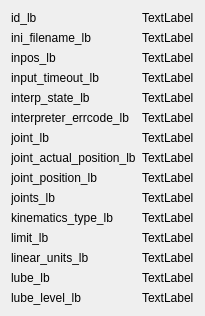
      <widget class="QWidget" name="tab_3">
       <attribute name="title">
        <string>3</string>
       </attribute>
       <layout class="QGridLayout" name="gridLayout_3">
        <item row="10" column="0">
         <widget class="QLabel" name="label_42">
          <property name="text">
           <string>kinematics_type_lb</string>
          </property>
         </widget>
        </item>
        <item row="11" column="0">
         <widget class="QLabel" name="label_43">
          <property name="text">
           <string>limit_lb</string>
          </property>
         </widget>
        </item>
        <item row="7" column="1">
         <widget class="QLabel" name="joint_actual_position_lb">
          <property name="text">
           <string>TextLabel</string>
          </property>
         </widget>
        </item>
        <item row="1" column="0">
         <widget class="QLabel" name="label_33">
          <property name="text">
           <string>ini_filename_lb</string>
          </property>
         </widget>
        </item>
        <item row="4" column="0">
         <widget class="QLabel" name="label_36">
          <property name="text">
           <string>interp_state_lb</string>
          </property>
         </widget>
        </item>
        <item row="13" column="1">
         <widget class="QLabel" name="lube_lb">
          <property name="text">
           <string>TextLabel</string>
          </property>
         </widget>
        </item>
        <item row="0" column="1">
         <widget class="QLabel" name="id_lb">
          <property name="text">
           <string>TextLabel</string>
          </property>
         </widget>
        </item>
        <item row="6" column="0">
         <widget class="QLabel" name="label_38">
          <property name="text">
           <string>joint_lb</string>
          </property>
         </widget>
        </item>
        <item row="2" column="1">
         <widget class="QLabel" name="inpos_lb">
          <property name="text">
           <string>TextLabel</string>
          </property>
         </widget>
        </item>
        <item row="9" column="0">
         <widget class="QLabel" name="label_41">
          <property name="text">
           <string>joints_lb</string>
          </property>
         </widget>
        </item>
        <item row="5" column="1">
         <widget class="QLabel" name="interpreter_errcode_lb">
          <property name="text">
           <string>TextLabel</string>
          </property>
         </widget>
        </item>
        <item row="6" column="1">
         <widget class="QLabel" name="joint_lb">
          <property name="text">
           <string>TextLabel</string>
          </property>
         </widget>
        </item>
        <item row="3" column="0">
         <widget class="QLabel" name="label_35">
          <property name="text">
           <string>input_timeout_lb</string>
          </property>
         </widget>
        </item>
        <item row="7" column="0">
         <widget class="QLabel" name="label_39">
          <property name="text">
           <string>joint_actual_position_lb</string>
          </property>
         </widget>
        </item>
        <item row="10" column="1">
         <widget class="QLabel" name="kinematics_type_lb">
          <property name="text">
           <string>TextLabel</string>
          </property>
         </widget>
        </item>
        <item row="11" column="1">
         <widget class="QLabel" name="limit_lb">
          <property name="text">
           <string>TextLabel</string>
          </property>
         </widget>
        </item>
        <item row="2" column="0">
         <widget class="QLabel" name="label_34">
          <property name="text">
           <string>inpos_lb</string>
          </property>
         </widget>
        </item>
        <item row="5" column="0">
         <widget class="QLabel" name="label_37">
          <property name="text">
           <string>interpreter_errcode_lb</string>
          </property>
         </widget>
        </item>
        <item row="4" column="1">
         <widget class="QLabel" name="interp_state_lb">
          <property name="text">
           <string>TextLabel</string>
          </property>
         </widget>
        </item>
        <item row="3" column="1">
         <widget class="QLabel" name="input_timeout_lb">
          <property name="text">
           <string>TextLabel</string>
          </property>
         </widget>
        </item>
        <item row="1" column="1">
         <widget class="QLabel" name="ini_filename_lb">
          <property name="text">
           <string>TextLabel</string>
          </property>
         </widget>
        </item>
        <item row="12" column="1">
         <widget class="QLabel" name="linear_units_lb">
          <property name="text">
           <string>TextLabel</string>
          </property>
         </widget>
        </item>
        <item row="12" column="0">
         <widget class="QLabel" name="label_44">
          <property name="text">
           <string>linear_units_lb</string>
          </property>
         </widget>
        </item>
        <item row="13" column="0">
         <widget class="QLabel" name="label_45">
          <property name="text">
           <string>lube_lb</string>
          </property>
         </widget>
        </item>
        <item row="8" column="0">
         <widget class="QLabel" name="label_40">
          <property name="text">
           <string>joint_position_lb</string>
          </property>
         </widget>
        </item>
        <item row="9" column="1">
         <widget class="QLabel" name="joints_lb">
          <property name="text">
           <string>TextLabel</string>
          </property>
         </widget>
        </item>
        <item row="8" column="1">
         <widget class="QLabel" name="joint_position_lb">
          <property name="text">
           <string>TextLabel</string>
          </property>
         </widget>
        </item>
        <item row="0" column="0">
         <widget class="QLabel" name="label_32">
          <property name="text">
           <string>id_lb</string>
          </property>
         </widget>
        </item>
        <item row="14" column="0">
         <widget class="QLabel" name="label_46">
          <property name="text">
           <string>lube_level_lb</string>
          </property>
         </widget>
        </item>
        <item row="14" column="1">
         <widget class="QLabel" name="lube_level_lb">
          <property name="text">
           <string>TextLabel</string>
          </property>
         </widget>
        </item>
       </layout>
      </widget>
